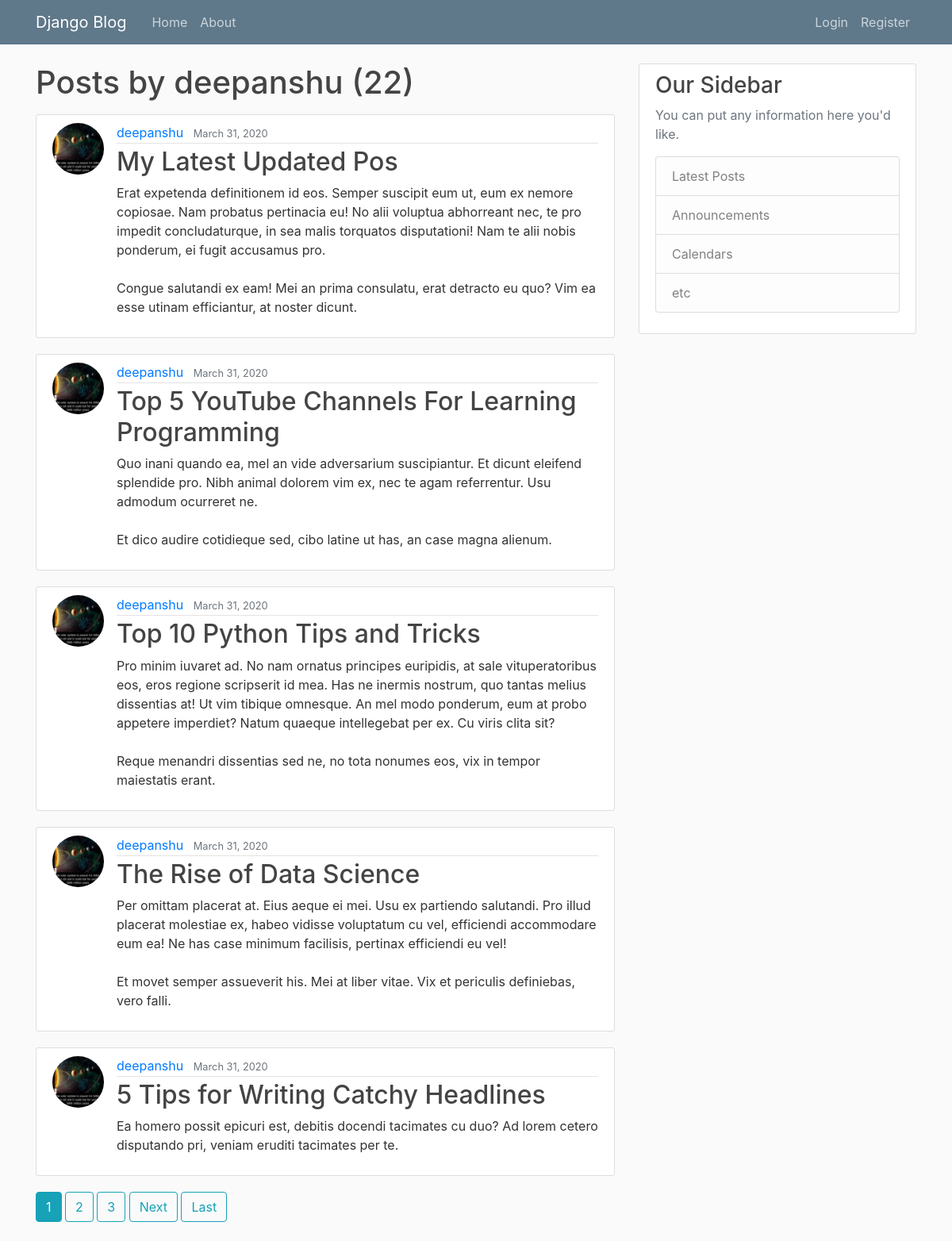
Screenshot of /user/deepanshu/ with the database file from the repository.
### My_django_app_blog/models.py (models this page shows, shortened)
class Post(models.Model):
    title=models.CharField(max_length=100)
    content=models.TextField()
    date_posted=models.DateTimeField(default=timezone.now)
    author=models.ForeignKey(User, on_delete=models.CASCADE)

### user_web_app/models.py (models this page shows, shortened)
class Profile(models.Model): #76
    user = models.OneToOneField(User,on_delete=models.CASCADE)
    image = models.ImageField(default='default.jpg',upload_to='django_profile_pic')

### My_django_app_blog/views.py (the view)
# urls.py: path('user/<str:username>/',UserPostListView.as_view(), name='user-post'),
class UserPostListView(ListView):#120
    model = Post
    template_name = 'My_django_app_blog/user_posts.html'  #<app>/<model>_<viewtype>.html
    context_object_name= 'posts'
    paginate_by = 5
    def get_queryset(self):#161
        user=get_object_or_404(User,username=self.kwargs.get('username'))
        return Post.objects.filter(author=user).order_by('-date_posted')

### My_django_app_blog/templates/My_django_app_blog/user_posts.html (shortened to what this page needs)
{% extends "My_django_app_blog/base.html" %}
{% block content %}
<h1 class="mb-3">Posts by {{ view.kwargs.username }} ({{ page_obj.paginator.count }})</h1>
{% for item in posts %}
 <article class="media content-section">
     <img class="rounded-circle article-img" src="{{item.author.profile.image.url}}" >
          <div class="media-body">
            <div class="article-metadata">
              <a class="mr-2" href="{% url 'user-post' item.author.username %}">{{ item.author }}</a>
              <small class="text-muted">{{ item.date_posted|date:"F d, Y" }}</small>
            </div>
            <h2><a class="article-title"  href="{% url 'post-detail' item.id%}">{{ item.title }}</a></h2>
            <p class="article-content">{{ item.content }}</p>
          </div>
        </article>
{% endfor %}
    {% if is_paginated %}
 {% for num in page_obj.paginator.page_range %}
     {% if page_obj.number == num %}
         <a class="btn btn-info mb-4" href="?page={{ num }}">{{ num }}</a>
         {% elif num > page_obj.number|add:'-3' and num < page_obj.number|add:'3' %}
         <a class="btn btn-outline-info mb-4" href="?page={{ num }}">{{ num }}</a>
     {% endif %}
        {% endfor %}
{% if page_obj.has_next %}
    <a class="btn btn-outline-info mb-4" href="?page={{ page_obj.next_page_number }}">Next</a>
    <a class="btn btn-outline-info mb-4" href="?page={{ page_obj.paginator.num_pages }}">Last</a>
    {% endif %}
    {% endif %}
{% endblock content %}

### My_django_app_blog/static/My_django_app_blog/main.css (style rules this page uses)
body { background: #fafafa; color: #333333; margin-top: 5rem; }
h1, h2, h3, h4, h5, h6 { color: #444444; }
.content-section { background: #ffffff; padding: 10px 20px; border: 1px solid #dddddd; border-radius: 3px; margin-bottom: 20px; }
.article-title { color: #444444; }
.article-content { white-space: pre-line; }
.article-img { height: 65px; width: 65px; margin-right: 16px; }
.article-metadata { padding-bottom: 1px; margin-bottom: 4px; border-bottom: 1px solid #e3e3e3 }

### rows the page displays
Post: author.profile.image (placeholder picture), author "deepanshu", date_posted "March 31, 2020", title "My Latest Updated Pos", content "Erat expetenda definitionem id eos. Semper suscipit eum ut, eum ex nemore copiosae. Nam probatus pertinacia eu! No alii voluptua abhorreant nec, te pro impedit concludaturque, in sea malis torquatos disputationi! Nam te alii nobis ponderum, ei fugit accusamus pro. Congue salutandi ex eam! Mei an prima consulatu, erat detracto eu quo? Vim ea esse utinam efficiantur, at noster dicunt."
Post: author.profile.image (placeholder picture), author "deepanshu", date_posted "March 31, 2020", title "Top 5 YouTube Channels For Learning Programming", content "Quo inani quando ea, mel an vide adversarium suscipiantur. Et dicunt eleifend splendide pro. Nibh animal dolorem vim ex, nec te agam referrentur. Usu admodum ocurreret ne. Et dico audire cotidieque sed, cibo latine ut has, an case magna alienum."
Post: author.profile.image (placeholder picture), author "deepanshu", date_posted "March 31, 2020", title "Top 10 Python Tips and Tricks", content "Pro minim iuvaret ad. No nam ornatus principes euripidis, at sale vituperatoribus eos, eros regione scripserit id mea. Has ne inermis nostrum, quo tantas melius dissentias at! Ut vim tibique omnesque. An mel modo ponderum, eum at probo appetere imperdiet? Natum quaeque intellegebat per ex. Cu viris clita sit? Reque menandri dissentias sed ne, no tota nonumes eos, vix in tempor maiestatis erant."
Post: author.profile.image (placeholder picture), author "deepanshu", date_posted "March 31, 2020", title "The Rise of Data Science", content "Per omittam placerat at. Eius aeque ei mei. Usu ex partiendo salutandi. Pro illud placerat molestiae ex, habeo vidisse voluptatum cu vel, efficiendi accommodare eum ea! Ne has case minimum facilisis, pertinax efficiendi eu vel! Et movet semper assueverit his. Mei at liber vitae. Vix et periculis definiebas, vero falli."
Post: author.profile.image (placeholder picture), author "deepanshu", date_posted "March 31, 2020", title "5 Tips for Writing Catchy Headlines", content "Ea homero possit epicuri est, debitis docendi tacimates cu duo? Ad lorem cetero disputando pri, veniam eruditi tacimates per te."

### other values shown
{{ view.kwargs.username }} "deepanshu"
{{ page_obj.paginator.count }} "22"
{{ num }} "1"
{{ num }} "2" "3"
